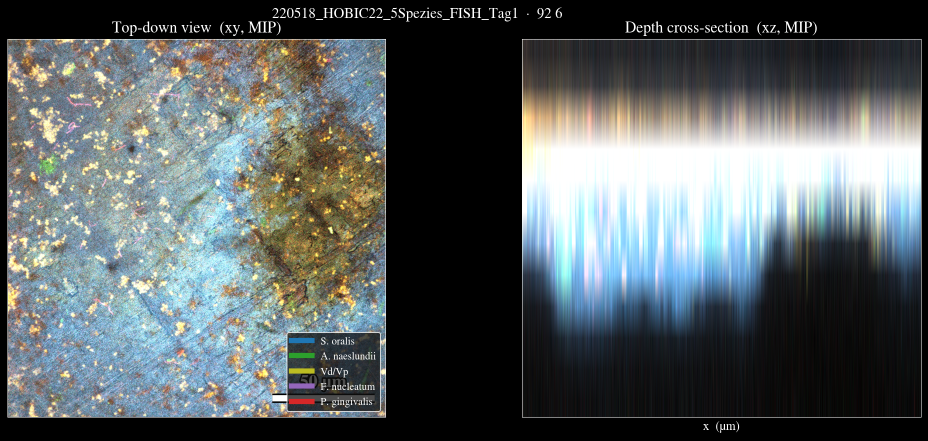
#> input picture figures/lif_slides/220518_HOBIC22_5Spezies_FISH_Tag1__slide_feature.png, 1856 x 881 px, found by its file name (shown at 1/2 size)
$ python composite_fish_clsm_feature.py
#> lines starting #> are read from the running program, lines starting #| are printed output that depends on the picture; after the words box and inside, x2 and y2 are one past the last pixel; in counts of white or black regions, pixels touching at a corner belong together
#!/usr/bin/env python3
"""
Recomposite fig_fish_clsm_feature.png so that the species legend is placed
in the gap between the left (xy MIP) and right (xz MIP) panels, instead of
being embedded in the bottom-left of the left panel.

Run:
    python scripts/figures/composite_fish_clsm_feature.py

Output: 30_Masterarbeit/figures/fig_fish_clsm_feature.png  (overwrites in place)
"""
from pathlib import Path
from PIL import Image, ImageDraw, ImageFont
import numpy as np

ORIG = Path("/home/nishioka/IKM_Hiwi/nife/figures/lif_slides/220518_HOBIC22_5Spezies_FISH_Tag1__slide_feature.png")
THESIS_FIG = Path("/home/nishioka/LUHsummer26/30_Masterarbeit/figures")
OUT = THESIS_FIG / "fig_fish_clsm_feature.png"

# ── Load ORIGINAL (not previously modified) ───────────────────────────────────
img = Image.open(ORIG).convert("RGBA")
#> img is the input picture: PIL image 1856x881 RGBA; mean R, G, B, A 88.2, 95.4, 96.8, 255
arr = np.array(img)
H, W = arr.shape[:2]   # 881, 1856
#> H = 881; W = 1856

# ── Panel boundaries (detected: gap is cols 928-1047, all-black) ──────────────
LEFT_END    = 928
RIGHT_START = 1048
GAP_W_ORIG  = RIGHT_START - LEFT_END   # 120 px

left_arr  = arr[:, :LEFT_END].copy()
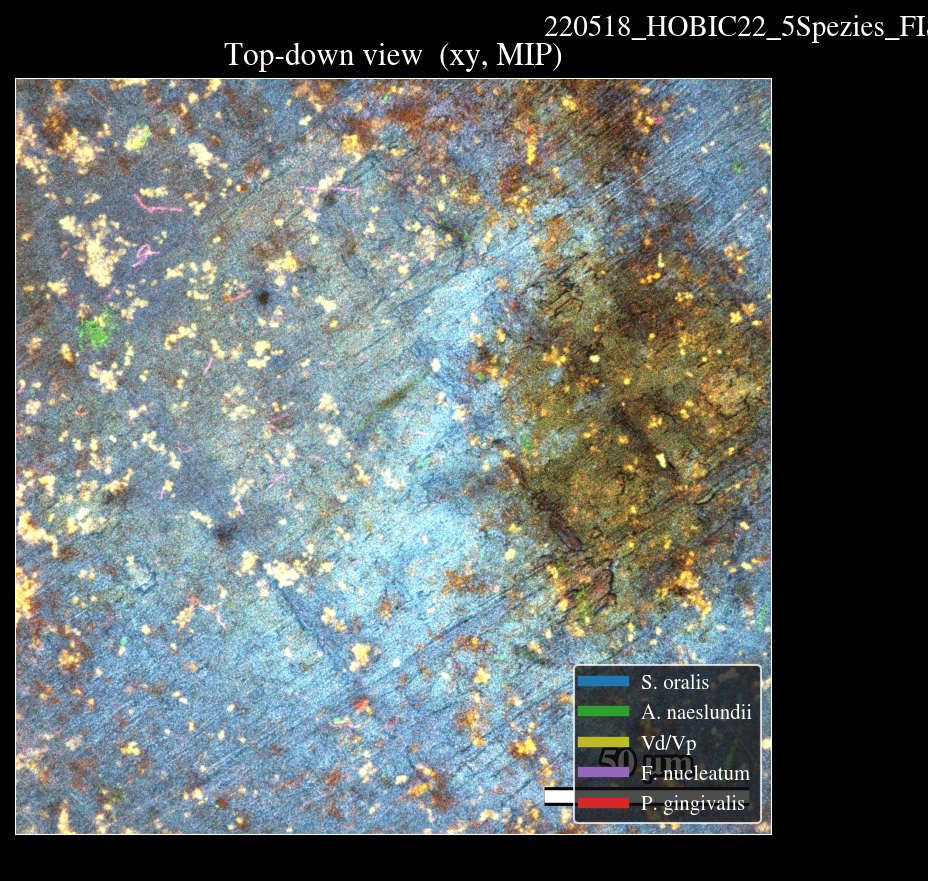
#> left_arr: shape (881, 928, 4); mean R, G, B, A 96.9, 104.4, 103.1, 255
right_arr = arr[:, RIGHT_START:].copy()
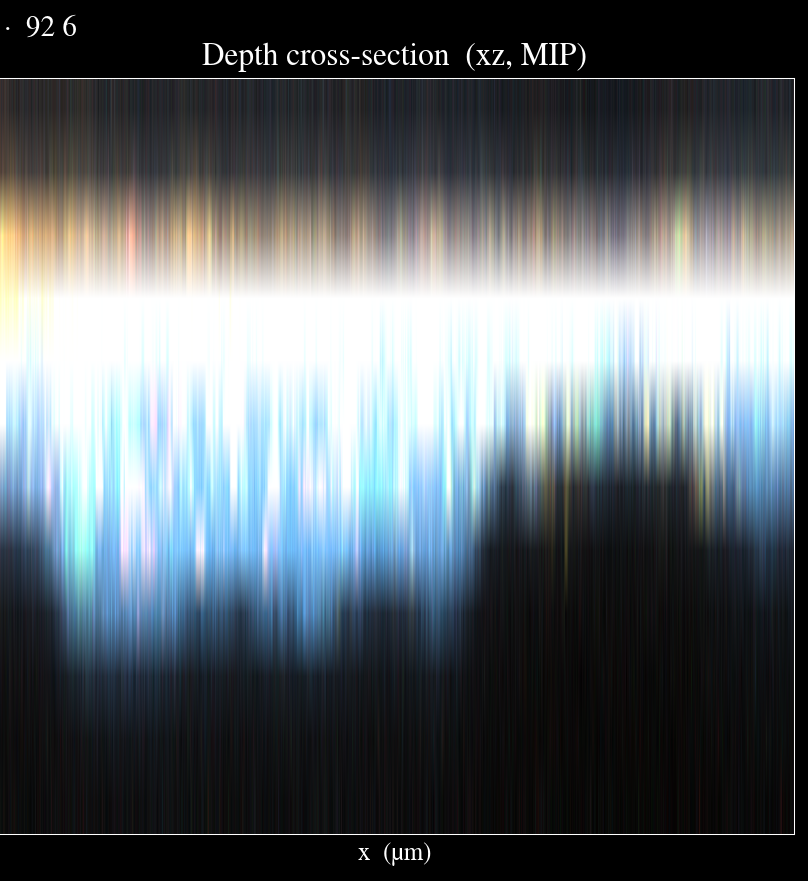
#> right_arr: shape (881, 808, 4); mean R, G, B, A 90.5, 98.3, 103.3, 255

# ── Erase embedded legend from bottom-left of left panel ─────────────────────
# The legend overlays the microscopy at rows 740-881, cols 0-215
left_arr[738:, :220, :3] = 0   # fill black
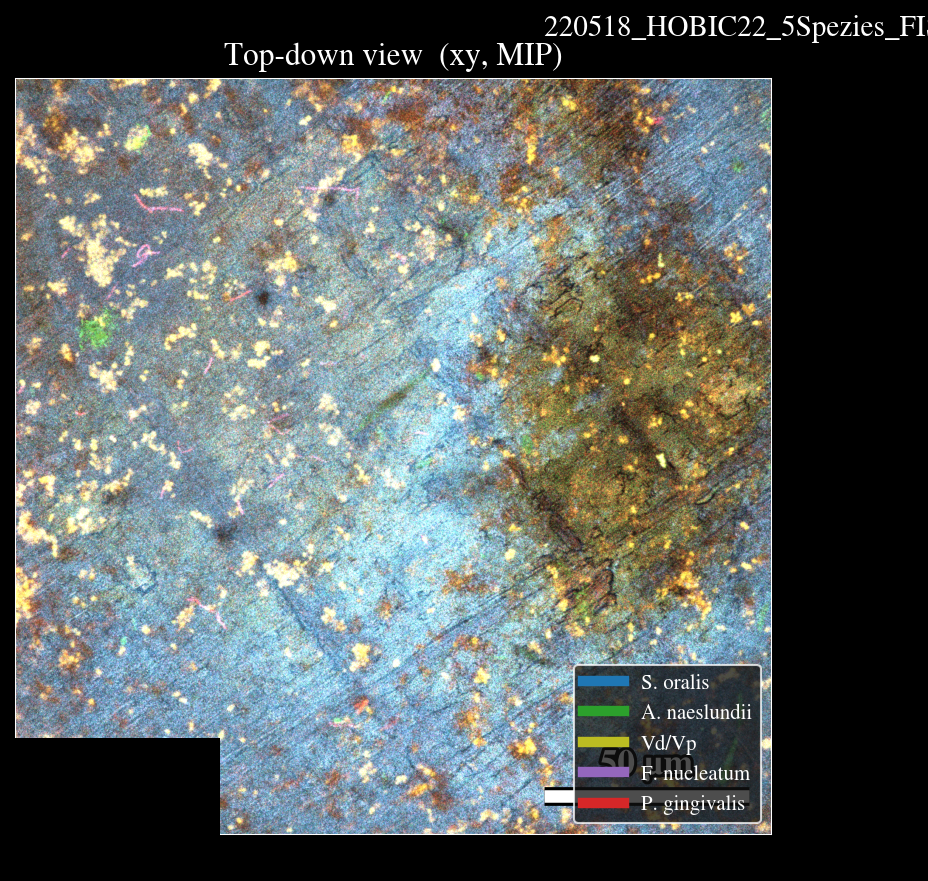
#> left_arr: shape (881, 928, 4); 2.47% of pixels changed, all inside (x1, y1, x2, y2) = (14, 738, 220, 836)
left_arr[738:, :220, 3]  = 255

# ── Create new composite with wider legend gap (200 px) ───────────────────────
LEG_W  = 200
NEW_W  = LEFT_END + LEG_W + (W - RIGHT_START)   # 928+200+808 = 1936
#> NEW_W = 1936
new_arr = np.zeros((H, NEW_W, 4), dtype=np.uint8)
new_arr[:, :LEFT_END]                   = left_arr
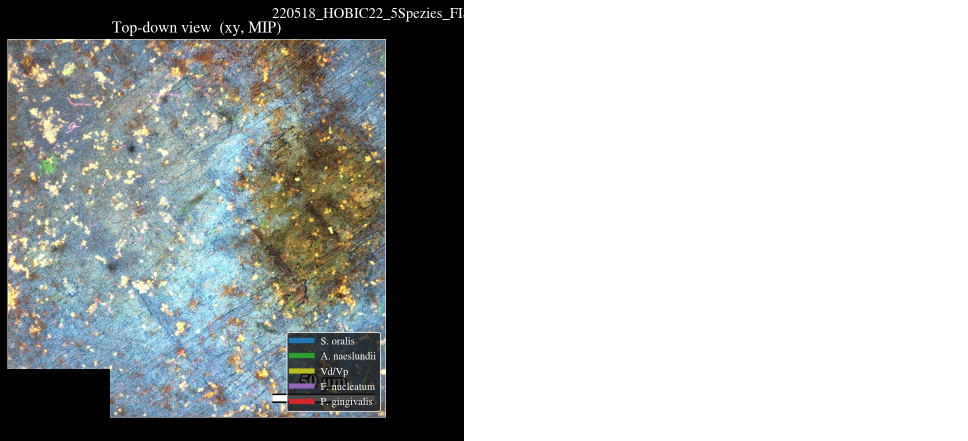
#> new_arr: shape (881, 1936, 4) (shown at 1/2 size); mean R, G, B, A 44.9, 48.4, 47.6, 122.2; transparent parts drawn white
new_arr[:, LEFT_END + LEG_W:]           = right_arr
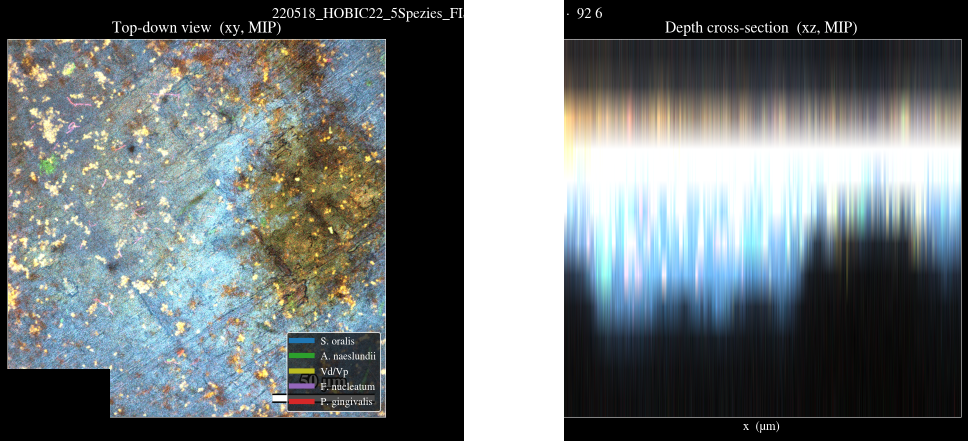
#> new_arr: shape (881, 1936, 4) (shown at 1/2 size); mean R, G, B, A 82.7, 89.4, 90.7, 228.7; transparent parts drawn white
# gap stays black (zeros)

new_img = Image.fromarray(new_arr, "RGBA")

# ── Draw legend into the gap using PIL ────────────────────────────────────────
draw = ImageDraw.Draw(new_img)

SPECIES = [
    ("S. oralis",     (60,  120, 200, 255)),   # blue
    ("A. naeslundii", (50,  170,  70, 255)),   # green
    ("Vd/Vp",         (210, 190,  40, 255)),   # yellow
    ("F. nucleatum",  (140,  60, 180, 255)),   # purple
    ("P. gingivalis", (200,  40,  40, 255)),   # red
]

# Try to load a font; fall back to default if unavailable
try:
    font = ImageFont.truetype("/usr/share/fonts/dejavu/DejaVuSans.ttf", size=20)
except:
    try:
        font = ImageFont.truetype("/usr/share/fonts/truetype/dejavu/DejaVuSans.ttf", size=20)
    except:
        font = ImageFont.load_default()

# Centre the legend block vertically
N = len(SPECIES)
row_h  = 34    # pixels per entry
BOX_W  = 18
BOX_H  = 18
block_h = N * row_h
y0 = (H - block_h) // 2 + 20   # vertical centre
#> y0 = 375
x0 = LEFT_END + (LEG_W - BOX_W - 6 - 100) // 2  # horizontal centre in gap

# Header text
draw.text((LEFT_END + 5, y0 - 32), "Species", fill=(220,220,220,255), font=font)

for k, (name, color) in enumerate(SPECIES):
    y = y0 + k * row_h
    bx = LEFT_END + 14
    # Coloured square
    draw.rectangle([bx, y, bx + BOX_W, y + BOX_H], fill=color)
    # White text
    draw.text((bx + BOX_W + 8, y), name,
              fill=(230, 230, 230, 255), font=font)

# ── Save ─────────────────────────────────────────────────────────────────────
new_img.save(str(OUT), dpi=(200, 200))
print(f"Saved: {OUT}  ({NEW_W}×{H})")
#| Saved: /home/nishioka/LUHsummer26/30_Masterarbeit/figures/fig_fish_clsm_feature.png  (1936×881)

$ run again, with figures/lif_slides/241018_HOBIC24_5Spezies_FISH__slide_feature.png copied over figures/lif_slides/220518_HOBIC22_5Spezies_FISH_Tag1__slide_feature.png
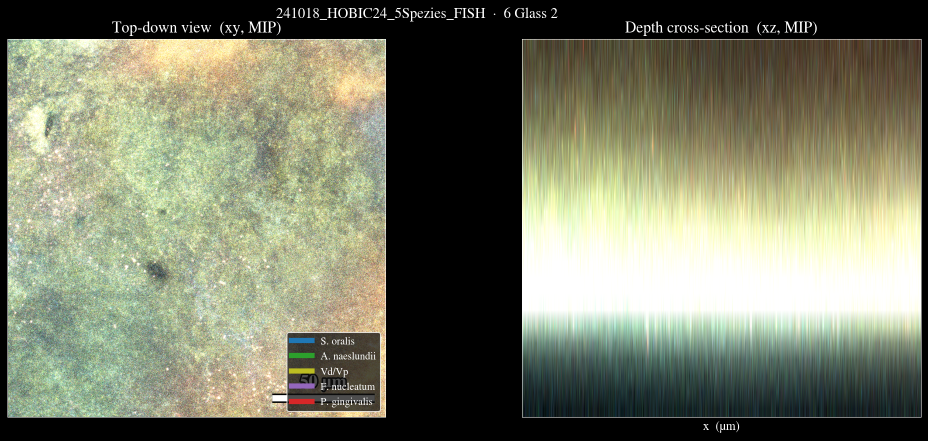
#> input picture figures/lif_slides/241018_HOBIC24_5Spezies_FISH__slide_feature.png, 1856 x 881 px, found by its file name (shown at 1/2 size)
#> img is the input picture: PIL image 1856x881 RGBA; mean R, G, B, A 119.8, 123, 102, 255
#> `left_arr[738:, :220, :3] = 0`:
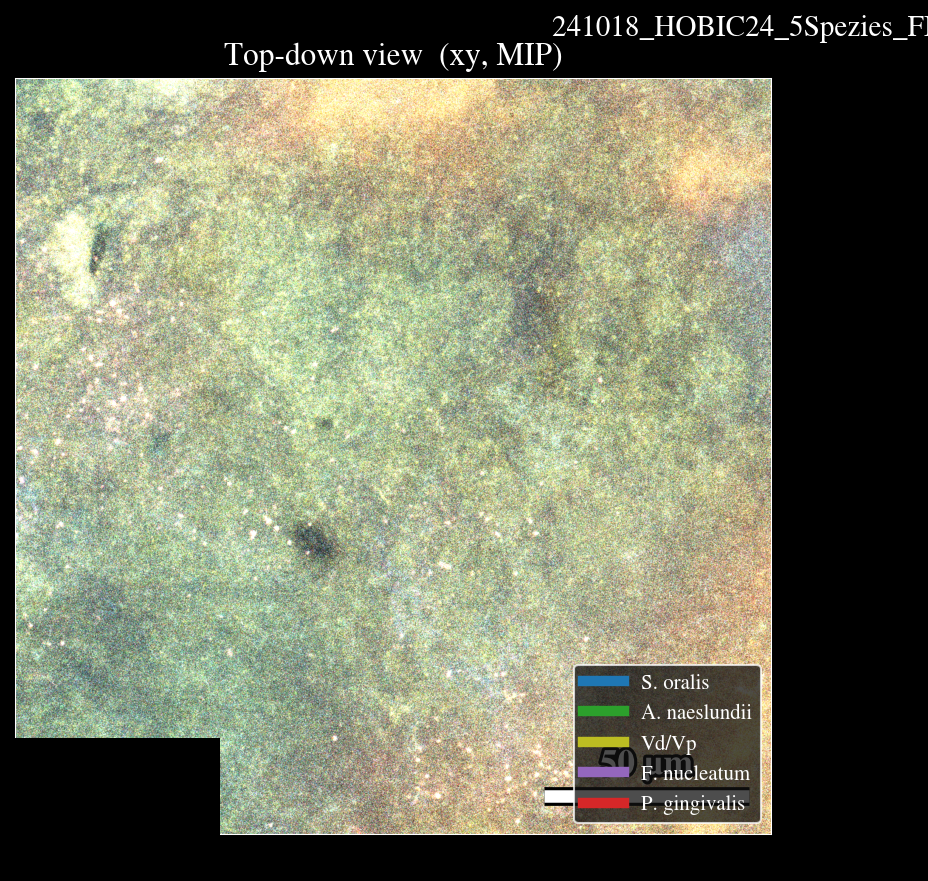
#> left_arr: shape (881, 928, 4); mean R, G, B, A 120.1, 123.2, 100.3, 255
#> `new_arr[:, LEFT_END + LEG_W:]           = right_arr`:
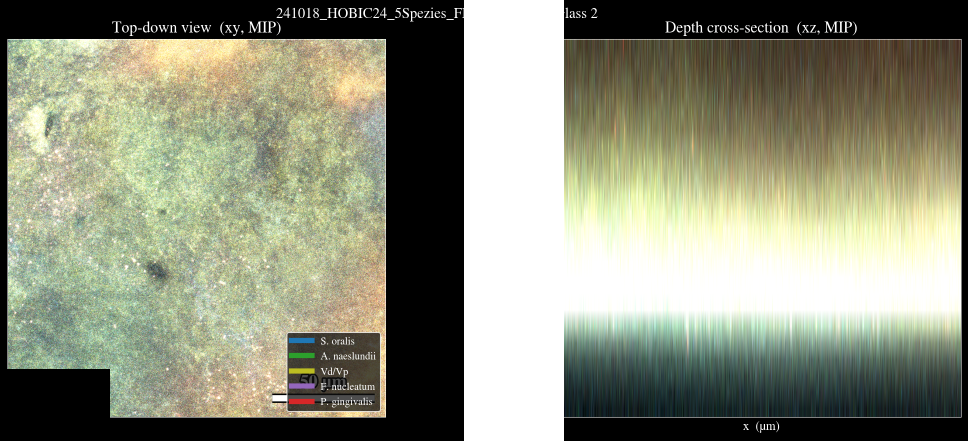
#> new_arr: shape (881, 1936, 4) (shown at 1/2 size); mean R, G, B, A 112.7, 115.4, 95.6, 228.7; transparent parts drawn white
#| Saved: /home/nishioka/LUHsummer26/30_Masterarbeit/figures/fig_fish_clsm_feature.png  (1936×881)
